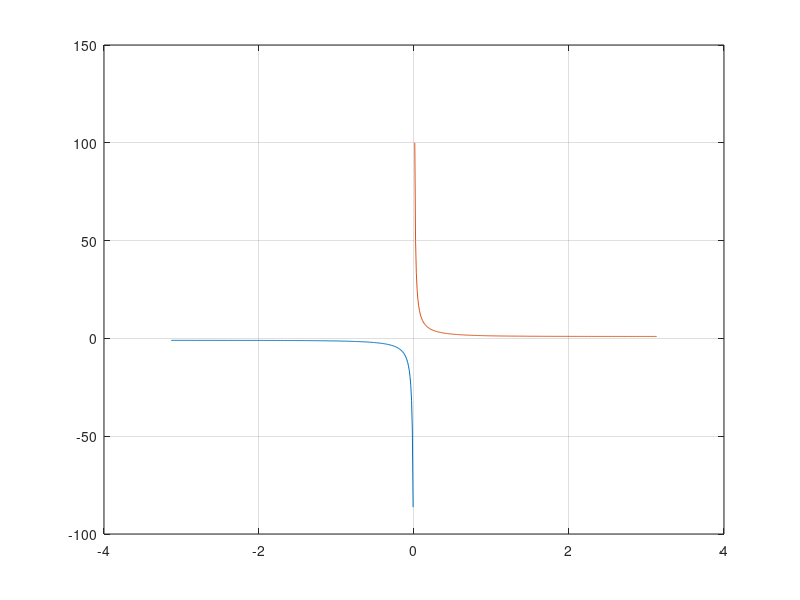

Reproduce this figure in MATLAB.
% Regression test function (black blox) for FreeMat v svn
% This function is autogenerated by helpgen.
function bbtest_success = bbtest_coth
  bbtest_success = 1;
NumErrors = 0;
try
  x1 = -pi+.01:.01:-.01;

catch
  NumErrors = NumErrors + 1;
end
try
  x2 = .01:.01:pi-.01;

catch
  NumErrors = NumErrors + 1;
end
try
  plot(x1,coth(x1),x2,coth(x2)); grid('on');

catch
  NumErrors = NumErrors + 1;
end
try
  mprint('cothplot');

catch
  NumErrors = NumErrors + 1;
end
if (NumErrors ~= 0) bbtest_success = 0; return; end
